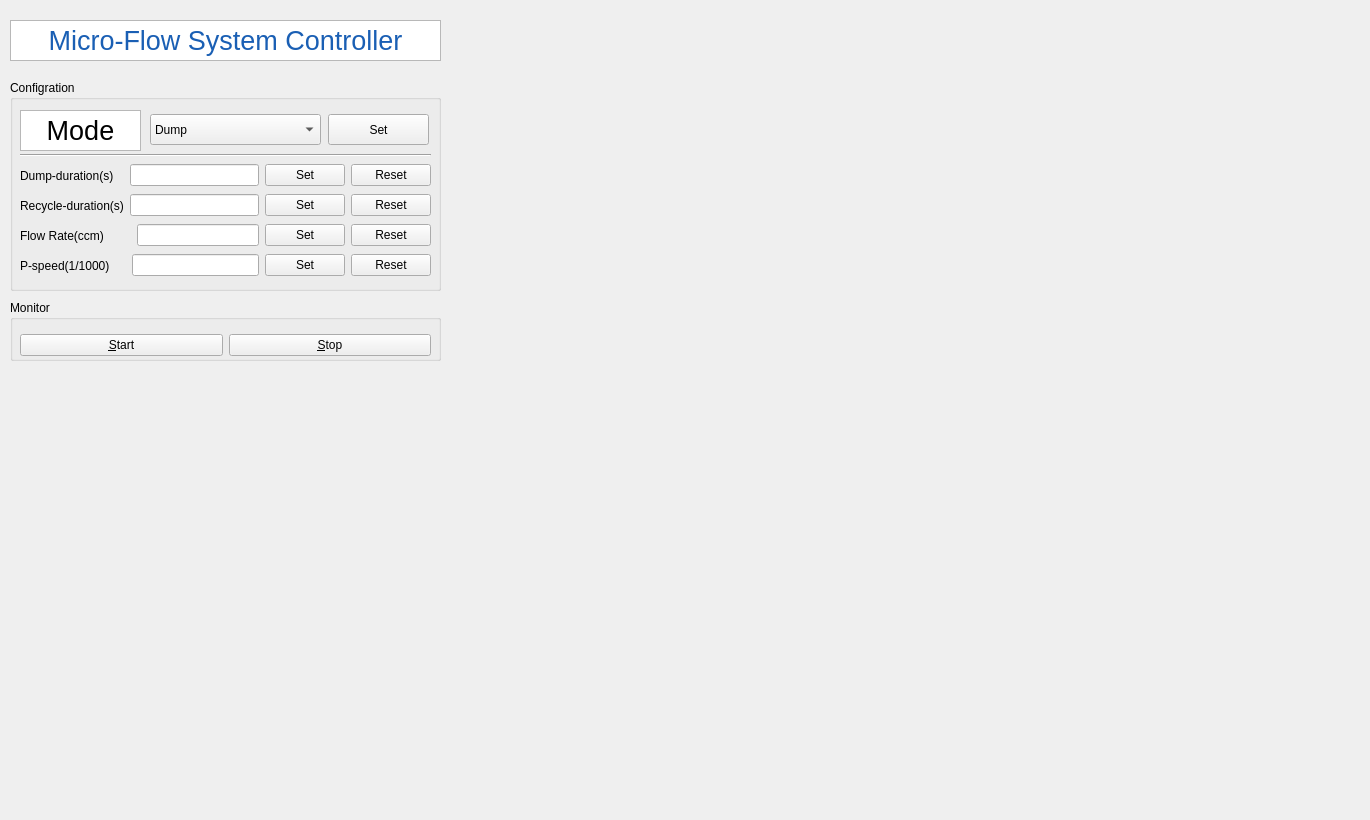
<?xml version="1.0" encoding="UTF-8"?>
<ui version="4.0">
 <class>monitor</class>
 <widget class="QWidget" name="monitor">
  <property name="geometry">
   <rect>
    <x>0</x>
    <y>0</y>
    <width>1370</width>
    <height>820</height>
   </rect>
  </property>
  <property name="windowTitle">
   <string>monitor</string>
  </property>
  <widget class="QWidget" name="widget" native="true">
   <property name="geometry">
    <rect>
     <x>10</x>
     <y>360</y>
     <width>431</width>
     <height>450</height>
    </rect>
   </property>
  </widget>
  <widget class="QGroupBox" name="groupBox">
   <property name="geometry">
    <rect>
     <x>10</x>
     <y>300</y>
     <width>431</width>
     <height>61</height>
    </rect>
   </property>
   <property name="title">
    <string>Monitor</string>
   </property>
   <widget class="QWidget" name="gridLayoutWidget">
    <property name="geometry">
     <rect>
      <x>10</x>
      <y>30</y>
      <width>411</width>
      <height>31</height>
     </rect>
    </property>
    <layout class="QGridLayout" name="gridLayout">
     <item row="0" column="1">
      <widget class="QPushButton" name="pushButton_3">
       <property name="text">
        <string>&amp;Stop</string>
       </property>
      </widget>
     </item>
     <item row="0" column="0">
      <widget class="QPushButton" name="pushButton">
       <property name="text">
        <string>&amp;Start</string>
       </property>
      </widget>
     </item>
    </layout>
   </widget>
  </widget>
  <widget class="QWidget" name="verticalLayoutWidget">
   <property name="geometry">
    <rect>
     <x>450</x>
     <y>20</y>
     <width>911</width>
     <height>791</height>
    </rect>
   </property>
   <layout class="QVBoxLayout" name="verticalLayout">
    <item>
     <widget class="QWidget" name="widget_3" native="true"/>
    </item>
    <item>
     <widget class="QWidget" name="widget_2" native="true"/>
    </item>
   </layout>
  </widget>
  <widget class="QGroupBox" name="groupBox_2">
   <property name="geometry">
    <rect>
     <x>10</x>
     <y>80</y>
     <width>431</width>
     <height>211</height>
    </rect>
   </property>
   <property name="title">
    <string>Configration</string>
   </property>
   <widget class="QWidget" name="horizontalLayoutWidget_3">
    <property name="geometry">
     <rect>
      <x>10</x>
      <y>80</y>
      <width>411</width>
      <height>31</height>
     </rect>
    </property>
    <layout class="QHBoxLayout" name="horizontalLayout_3">
     <item>
      <widget class="QLabel" name="label">
       <property name="text">
        <string>Dump-duration(s)   </string>
       </property>
      </widget>
     </item>
     <item>
      <widget class="QLineEdit" name="lineEdit"/>
     </item>
     <item>
      <widget class="QPushButton" name="pushButton_6">
       <property name="text">
        <string>Set</string>
       </property>
      </widget>
     </item>
     <item>
      <widget class="QPushButton" name="pushButton_10">
       <property name="text">
        <string>Reset</string>
       </property>
      </widget>
     </item>
    </layout>
   </widget>
   <widget class="QWidget" name="horizontalLayoutWidget_4">
    <property name="geometry">
     <rect>
      <x>10</x>
      <y>110</y>
      <width>411</width>
      <height>31</height>
     </rect>
    </property>
    <layout class="QHBoxLayout" name="horizontalLayout_4">
     <item>
      <widget class="QLabel" name="label_6">
       <property name="text">
        <string>Recycle-duration(s)</string>
       </property>
      </widget>
     </item>
     <item>
      <widget class="QLineEdit" name="lineEdit_4"/>
     </item>
     <item>
      <widget class="QPushButton" name="pushButton_5">
       <property name="text">
        <string>Set</string>
       </property>
      </widget>
     </item>
     <item>
      <widget class="QPushButton" name="pushButton_11">
       <property name="text">
        <string>Reset</string>
       </property>
      </widget>
     </item>
    </layout>
   </widget>
   <widget class="QWidget" name="horizontalLayoutWidget_5">
    <property name="geometry">
     <rect>
      <x>10</x>
      <y>140</y>
      <width>411</width>
      <height>31</height>
     </rect>
    </property>
    <layout class="QHBoxLayout" name="horizontalLayout_5">
     <item>
      <widget class="QLabel" name="label_2">
       <property name="text">
        <string>Flow Rate(ccm)        </string>
       </property>
      </widget>
     </item>
     <item>
      <widget class="QLineEdit" name="lineEdit_2"/>
     </item>
     <item>
      <widget class="QPushButton" name="pushButton_7">
       <property name="text">
        <string>Set</string>
       </property>
      </widget>
     </item>
     <item>
      <widget class="QPushButton" name="pushButton_12">
       <property name="text">
        <string>Reset</string>
       </property>
      </widget>
     </item>
    </layout>
   </widget>
   <widget class="QWidget" name="horizontalLayoutWidget_6">
    <property name="geometry">
     <rect>
      <x>10</x>
      <y>170</y>
      <width>411</width>
      <height>31</height>
     </rect>
    </property>
    <layout class="QHBoxLayout" name="horizontalLayout_6">
     <item>
      <widget class="QLabel" name="label_4">
       <property name="text">
        <string>P-speed(1/1000)     </string>
       </property>
      </widget>
     </item>
     <item>
      <widget class="QLineEdit" name="lineEdit_3"/>
     </item>
     <item>
      <widget class="QPushButton" name="pushButton_8">
       <property name="text">
        <string>Set</string>
       </property>
      </widget>
     </item>
     <item>
      <widget class="QPushButton" name="pushButton_13">
       <property name="text">
        <string>Reset</string>
       </property>
      </widget>
     </item>
    </layout>
   </widget>
   <widget class="Line" name="line">
    <property name="geometry">
     <rect>
      <x>10</x>
      <y>65</y>
      <width>411</width>
      <height>20</height>
     </rect>
    </property>
    <property name="orientation">
     <enum>Qt::Orientation::Horizontal</enum>
    </property>
   </widget>
   <widget class="QTextBrowser" name="textBrowser">
    <property name="geometry">
     <rect>
      <x>10</x>
      <y>30</y>
      <width>121</width>
      <height>41</height>
     </rect>
    </property>
    <property name="html">
     <string>&lt;!DOCTYPE HTML PUBLIC &quot;-//W3C//DTD HTML 4.0//EN&quot; &quot;http://www.w3.org/TR/REC-html40/strict.dtd&quot;&gt;
&lt;html&gt;&lt;head&gt;&lt;meta name=&quot;qrichtext&quot; content=&quot;1&quot; /&gt;&lt;meta charset=&quot;utf-8&quot; /&gt;&lt;style type=&quot;text/css&quot;&gt;
p, li { white-space: pre-wrap; }
hr { height: 1px; border-width: 0; }
li.unchecked::marker { content: &quot;\2610&quot;; }
li.checked::marker { content: &quot;\2612&quot;; }
&lt;/style&gt;&lt;/head&gt;&lt;body style=&quot; font-family:'Ubuntu'; font-size:11pt; font-weight:400; font-style:normal;&quot;&gt;
&lt;p align=&quot;center&quot; style=&quot; margin-top:12px; margin-bottom:12px; margin-left:0px; margin-right:0px; -qt-block-indent:0; text-indent:0px;&quot;&gt;&lt;span style=&quot; font-size:20pt; color:#000000;&quot;&gt;Mode&lt;/span&gt;&lt;/p&gt;&lt;/body&gt;&lt;/html&gt;</string>
    </property>
   </widget>
   <widget class="QComboBox" name="comboBox">
    <property name="geometry">
     <rect>
      <x>140</x>
      <y>34</y>
      <width>171</width>
      <height>31</height>
     </rect>
    </property>
    <item>
     <property name="text">
      <string>Dump</string>
     </property>
    </item>
    <item>
     <property name="text">
      <string>Recycle</string>
     </property>
    </item>
    <item>
     <property name="text">
      <string>Mix</string>
     </property>
    </item>
    <item>
     <property name="text">
      <string>Unknow</string>
     </property>
    </item>
   </widget>
   <widget class="QPushButton" name="pushButton_9">
    <property name="geometry">
     <rect>
      <x>318</x>
      <y>34</y>
      <width>101</width>
      <height>31</height>
     </rect>
    </property>
    <property name="text">
     <string>Set</string>
    </property>
   </widget>
  </widget>
  <widget class="QTextBrowser" name="textBrowser_2">
   <property name="geometry">
    <rect>
     <x>10</x>
     <y>20</y>
     <width>431</width>
     <height>41</height>
    </rect>
   </property>
   <property name="html">
    <string>&lt;!DOCTYPE HTML PUBLIC &quot;-//W3C//DTD HTML 4.0//EN&quot; &quot;http://www.w3.org/TR/REC-html40/strict.dtd&quot;&gt;
&lt;html&gt;&lt;head&gt;&lt;meta name=&quot;qrichtext&quot; content=&quot;1&quot; /&gt;&lt;meta charset=&quot;utf-8&quot; /&gt;&lt;style type=&quot;text/css&quot;&gt;
p, li { white-space: pre-wrap; }
hr { height: 1px; border-width: 0; }
li.unchecked::marker { content: &quot;\2610&quot;; }
li.checked::marker { content: &quot;\2612&quot;; }
&lt;/style&gt;&lt;/head&gt;&lt;body style=&quot; font-family:'Ubuntu'; font-size:11pt; font-weight:400; font-style:normal;&quot;&gt;
&lt;p align=&quot;center&quot; style=&quot; margin-top:12px; margin-bottom:12px; margin-left:0px; margin-right:0px; -qt-block-indent:0; text-indent:0px;&quot;&gt;&lt;span style=&quot; font-size:20pt; color:#1a5fb4;&quot;&gt;Micro-Flow System Controller&lt;/span&gt;&lt;/p&gt;&lt;/body&gt;&lt;/html&gt;</string>
   </property>
  </widget>
 </widget>
 <resources/>
 <connections/>
</ui>
